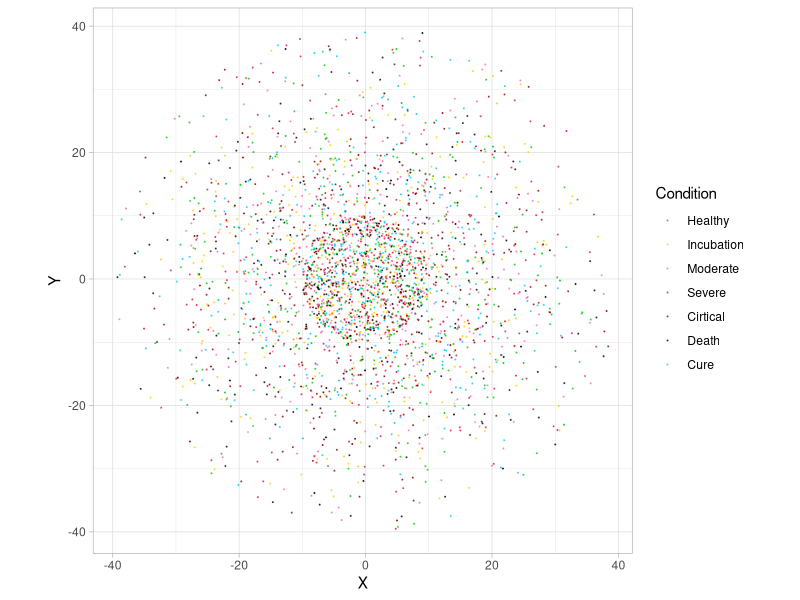
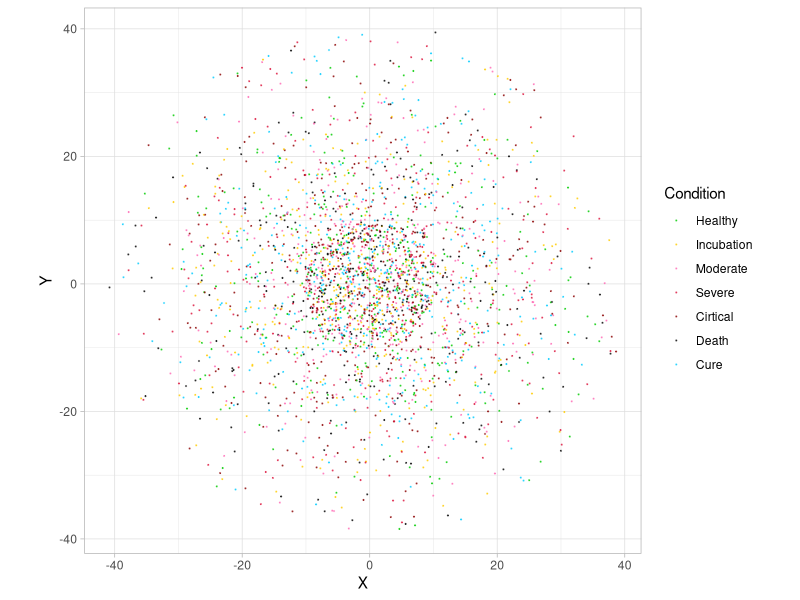
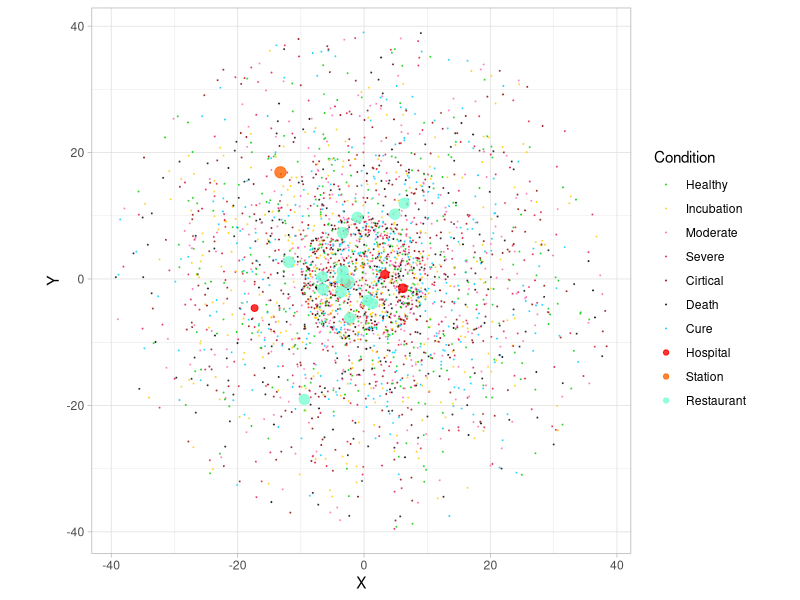

These charts were generated, in order, by the following R code: (Note: this script raises an error after producing the figures.)
## ---- chunk 1
knitr::opts_chunk$set(echo = TRUE)
## ---- chunk 2
library(tidyverse)
library(ggplot2)
library(gganimate)
library(magick)
library(proxy)

my_theme = theme_light() + theme(plot.title = element_text(hjust = 0.5), plot.subtitle = element_text(hjust = 0.5))
## ---- chunk 3
# N: Total number of points
# R: A vector of radius
# P: A vector of the proportion of points in each ring area
# Time: The number of days (running times)
# pc: Probability of being infected
# pr: Probability of being attracted by the restaurant
# transform_probability: A data frame contains the probability of symptom changes
# min_infection_range: A number indicates the minimum range of infection
# speed: A vector of movement speed of points with different symptoms
# Num_public: A number indicates the number of public places
# Hospital_capacity: A decimal indicates the ratio of hospital capacity


N = 3000
# R need to be decreasing
R = c(40,30,20,10)
# P should be the value corresponding to R
P = c(1,2,3,4)
Times = 60
pc = 0.1
pr = 0.4
transform_probability = data.frame(ease = c(0.2,0.15,0.1), worsen = c(0.3,0.5,0.8))
rownames(transform_probability) = 3:5
min_infection_range = 1e-2
speed = c(1, 1, 0.8, 0.3, 0.1, 0, 1)
Num_public = 20
Hospital_capacity = 0.01
## ---- chunk 4
calculate_alpha = function(N, R, P, c){
  # N: Total number of points
  # R: A vector of radius
  # P: A vector of the proportion of points in each ring area
  # c: Correction coefficient
  
  L = length(R)
  population = P/sum(P)*N
  S = R^2
  area = S - c(S[2:L],0)
  density = population/area
  ratio = density / c(0, density[1:(L-1)])
  alpha = 1/ratio*c
  
  return(alpha)
}
## ---- chunk 5
# alpha: A vector of probability of being able to get out of the wall

# alpha should be the value corresponding to R
# This 1.25 is calculate by whole_data when only calculate step 1 to 4
# To let the number of points in each ring after 300 runnings is still the same 
alpha = calculate_alpha(N, R, P, 1.25)
## ---- chunk 6
random_point_circle = function(R, N, x_center = 0, y_center = 0){
  # R: Radiu
  # N: Number of points
  
  if(length(R) != 1)
    stop('Length of R is not 1 in random_point_circle!')
  if(length(N) != 1)
    stop('Length of N is not 1 in random_point_circle!')
  if(N == 0)
    return(data.frame(X = NULL, Y = NULL))
  
  U = runif(N, 0, R^2)
  A = runif(N, 0 ,2*pi)
  X = sqrt(U)*cos(A) + x_center
  Y = sqrt(U)*sin(A) + y_center
  return(data.frame(X = X, Y = Y))
}
## ---- chunk 7
intialize_points = function(N, R, P){
  # N: Total number of points
  # R: A vector of radius
  # P: A vector of the proportion of points in each ring area
  
  if(length(N) != 1)
    stop('Length of N is not 1 in intialize_points!')
  if(length(R) != length(P))
    stop('R and P have different length in intialize_points!')
  if(length(R) == 0)
    stop('Length of R is 0 in intialize_points!')
  
  L = length(R)
  S = R^2
  
  S = S/sum(S)
  P = P/sum(P)
  
  if(mean(P/S == sort(P/S)) != 1)
    stop('The proportion of area is not increasing in intialize_points!')
  
  data = data.frame(X = NULL, Y = NULL)
  
  number_of_points = rep(0, L)
  for(i in 1:L){
    total_area = S[i]
    if(i == L){
      current_area = S[i]
    } else{
      current_area = S[i]-S[i+1]
    }
    need_points = P[i]*N - number_of_points[i]
    generate_points = round(need_points / current_area * total_area)
    data = rbind(data, random_point_circle(R[i],  generate_points))
    if(i == L){
      number_of_points[L] = number_of_points[L] + generate_points 
    } else{
      number_of_points[i:L] = number_of_points[i:L] + round((S[i:L] - c(S[(i+1):L],0)) / total_area * generate_points)
    }

  }
  
  return(list(data, number_of_points))
}
## ---- chunk 8
intialize = intialize_points(N, R, P)
data = intialize[[1]]
# To check if the number of data is right
number_of_points = intialize[[2]]
number_of_points
P/sum(P)*N
## ---- chunk 9
# To check the number of data in each ring
check_data = data %>% mutate(Radiu = sqrt(X^2+Y^2))
check_data %>% filter(Radiu<R[1]) %>% nrow()
check_data %>% filter(Radiu<R[2]) %>% nrow()
check_data %>% filter(Radiu<R[3]) %>% nrow()
check_data %>% filter(Radiu<R[4]) %>% nrow()
## ---- chunk 10
plot_points = function(data, condition){
  # data: A data frame contains X and Y in first 2 column
  # condition: A vector contains 7 factors of illness
  
  c = colnames(data)
  if(c[1] != 'X' | c[2] != 'Y')
    stop('Wrong name in data in plot_points!')
  
  if(nrow(data) != length(condition %>% unlist))
    stop('Wrong nrow of condition in plot_points!')
  
  t = tibble(X = data$X, Y = data$Y, condition = factor(condition, levels = 1:7))
  g = t %>%
    ggplot(aes(x = X, y = Y, color = condition)) + 
    geom_point(size = 0.1, alpha = 0.6) + 
    scale_color_manual(values = c('#00CC00', '#FFCC00', '#FF69B4', '#DC143C', '#8B0000', '#000000', '#00CCFF'), labels = c('Healthy', 'Incubation', 'Moderate', 'Severe', 'Cirtical', 'Death', 'Cure'), name = 'Condition') + 
    coord_fixed() + 
    my_theme
  g
}
## ---- chunk 11
# Condition meaning and color
# 1: Healthy, '#00CC00', Electric Green
# 2: Incubation period, '#FFCC00', Tangerine Yellow
# 3: Moderate, '#FF69B4', Hot Pink
# 4: Severe, '#DC143C', Crimson
# 5: Cirtical, '#8B0000', Dark Red
# 6: Death, '#000000', Black
# 7: Cure, '#00CCFF', Deep Sky Blue

test_condition = sample(1:7, N, replace = TRUE) 
plot_points(data, test_condition)
## ---- chunk 12
random_walk = function(data, v){
  # data: A data frame contains X and Y in first 2 column
  # v: A vector contains the speed of points
  
  N = nrow(data)
  if(N != length(v %>% unlist))
    stop('Wrong nrow of v in Random_Walk!')
  
  distance = rnorm(N, v, sd = v/1.5)
  distance[distance < 0] = 0
  
  A = runif(N, 0 ,2*pi)
  data$X = data$X + distance * cos(A)
  data$Y = data$Y + distance * sin(A)
  
  return(data)
}
## ---- chunk 13
v = rnorm(N, 1, 0.5)
v[v < 0] = 0
new_data = random_walk(data, v)
plot_points(new_data, test_condition)
## ---- chunk 14
through_wall = function(last_data, new_data, R, alpha){
  # last_data: A data frame contains X and Y which is last position
  # new_data: A data frame contains X and Y which is new position
  # R: A vector of radius
  # alpha: A vector of probability of being able to get out of the wall
  
  last_R = sqrt(last_data$X^2 + last_data$Y^2)
  new_R = sqrt(new_data$X^2 + new_data$Y^2)
  
  R0 = c(Inf, R, 0)
  last_R0 = cut(last_R, breaks = R0, labels = (length(R)+1):1) %>% as.numeric()
  new_R0 = cut(new_R, breaks = R0, labels = (length(R)+1):1) %>% as.numeric()
  
  # wall_level: for example, R = c(40,30,20,10)
  # 1. R<10
  # 2. 10<R<20
  # 3. 20<R<30
  # 4. 30<R<40
  # 5. R>40
  
  index = which(last_R0 < new_R0)
  wall_level = last_R0[index]
  
  # To make sure alpha[1] is the wall_level 1's probability
  alpha0 = rev(alpha)
  alpha_all = alpha0[wall_level]
  
  U = runif(length(index), 0 ,1)
  
  index_run = which(U > alpha_all)
  wall_level_run = wall_level[index_run]
  index_run = index[index_run]
  
  distance = new_data[index_run,c('X', 'Y')] - last_data[index_run,c('X', 'Y')]
  distance = sqrt(distance$X^2 + distance$Y^2)
  
  R1 = last_R[index_run]
  R2 = new_R[index_run]
  rest_distance = distance/(R1+R2)*R2
  
  ratio = (1-2*rest_distance/new_R[index_run])
  ratio = ifelse(ratio < -0.5, -0.5, ratio)
  
  new_data[index_run,] = new_data[index_run,] * ratio
  
  return(new_data)
}
## ---- chunk 15
initialize_infector = function(condition, n){
  # condition: A vector contains 7 factors of illness and its duration
  # n : Number of infectors in first day
  
  index = sample(1:nrow(condition), n, replace = FALSE)
  condition[index, 1] = 2
  
  return(condition)
}
## ---- chunk 16
pairwise_dist = function(data1, data2){
  # data1: A data frame contains X and Y which is the position
  # data2: A data frame contains X and Y which is the position
  
  Dist_matrix = as.matrix(proxy::dist(data1, data2))
  
  return(Dist_matrix)
}
## ---- chunk 17
infection = function(data, v, condition, infectious_ability, protection_ability){
  # data: A data frame contains X and Y which is the position
  # v: A vector contains the speed of points
  # condition: A vector contains 7 factors of illness and its duration

  incubation_infection = ifelse(condition$duration > 3, 1, 0)
  incubation_index = which(condition$condition == 2)
  
  # Condition infection speed
  # 1: Healthy, 0
  # 2: Incubation period, 1 if duration > 3, 0 else
  # 3: Moderate, 1
  # 4: Severe, 1.5
  # 5: Cirtical, 2
  # 6: Death, 0
  # 7: Cure, 0
  
  infection_speed = sapply(condition$condition, function(x) switch(x, '1' = 0,'2' = 1, '3' = 1, '4' = 1.5, '5' = 2, '6' = 0, '7' =  0))
  infection_speed[incubation_index] = infection_speed[incubation_index] * incubation_infection[incubation_index]
  
  infection_index = which(infection_speed > 0)
  infection_length = length(infection_index)
  canbe_infected_index = which(condition$condition == 1)
  canbe_infected_length = length(canbe_infected_index)
  
  if(infection_length == 0)
    return(condition)
  
  distance = pairwise_dist(data[infection_index,], data[canbe_infected_index,])
  
  infection_change = function(condition2,infectious_ability2, protection_ability2, pc, infection_radius){
    
    infection_radius = v[infection_index] * infection_speed[infection_index] * infectious_ability2[infection_index] * protection_ability2[infection_index] * infection_radius + min_infection_range
    infection_radius = matrix(rep(infection_radius, canbe_infected_length), nr = infection_length)
    
    possible_infection = which(distance<infection_radius, arr.ind = TRUE)
    possible_infection = possible_infection[,2] %>% unique()
  
    U = runif(length(possible_infection), 0, 1)
  
    protect_value = protection_ability2[colnames(distance)[possible_infection] %>% as.numeric()]
    confirmed_infection = possible_infection[U < pc * protect_value]
    confirmed_infection = colnames(distance)[confirmed_infection] %>% as.numeric()
    
    condition2[confirmed_infection, ] = data.frame(condition = 2, duration = 0)
    
    return(condition2)
  }
  
  condition = infection_change(condition, infectious_ability, protection_ability, pc, 1)
  condition = infection_change(condition, infectious_ability, protection_ability, pc/4, 2)
  
  return(condition)
}
## ---- chunk 18
symptom_change = function(condition, v, new_condition, new_v, now, ease, worsen, nochange_day = 3){
  index = which(condition$condition == now & condition$duration > nochange_day)
  l = length(index)
  
  U = runif(l, 0 ,1)
  ease_index = index[U < transform_probability[as.character(now),1]]
  worsen_index = index[U > 1-transform_probability[as.character(now),2]]
    
  new_condition[ease_index,] = data.frame(condition = ease, duration = 0)
  new_condition[worsen_index,] = data.frame(condition = worsen, duration = 0)
  new_v[ease_index] = v[ease_index] * speed[ease]/speed[now]
  new_v[worsen_index] = v[worsen_index] * speed[worsen]/speed[now]
    
  return(list(new_condition, new_v))
}
## ---- chunk 19
condition_change = function(condition, v, transform_probability, speed){
  # condition: A vector contains 7 factors of illness and its duration
  # v: A vector contains the speed of points
  # transform_probability: A data frame contains the probability of symptom changes
  # speed: A vector of movement speed of points with different symptoms
  
  new_condition = condition
  new_v = v
  
  # End of incubation period, condition 2->3
  incubation_index = which(condition$condition == 2)
  incubation_length = length(incubation_index)
  
  U = rnorm(incubation_length, 7, 2)
  symptom_date = ifelse(U < 3 ,3, U)
  symptom_index = incubation_index[condition$duration[incubation_index] > symptom_date]
  
  new_condition[symptom_index,] = data.frame(condition = 3, duration = 0)
  new_v[symptom_index] = v[symptom_index] * speed[3]/speed[2]
  
  # End of a symptom period, condition 3,4,5 -> (7,4) (3,5) (4,6)
  temp = symptom_change(condition, v, new_condition, new_v, 3, 7, 4)
  new_condition = temp[[1]]
  new_v = temp[[2]]
  
  temp = symptom_change(condition, v, new_condition, new_v, 4, 3, 5)
  new_condition = temp[[1]]
  new_v = temp[[2]]
  
  temp = symptom_change(condition, v, new_condition, new_v, 5, 6, 4)
  new_condition = temp[[1]]
  new_v = temp[[2]]
  
  return(list(new_condition, new_v))
}
## ---- chunk 20
random_public_place = function(R, class, capacity, x_center = 0, y_center = 0){
  # R: Radiu
  # class: A number indicates the category of public_place
  # capacity: A number indicates the number of maximum points in this place
  
  if(length(R) != 1)
    stop('Length of R is not 1 in random_public_place!')
  if(!class %in% 1:3)
    stop('Class is not right in random_public_place!')
  if(capacity <= 0)
    stop('Capacity is not right in random_public_place!')
  
  # class:
  # 1: Hospital, To increase the probability of healing
  # 2: Train Station: To let people leave and come
  # 3: Restaurant/School/Supermarket: Crowded locations
  
  A = runif(1, 0 ,2*pi)
  X = R*cos(A) + x_center
  Y = R*sin(A) + y_center
  return(data.frame(X = X, Y = Y, Class = class, Capacity = capacity))
}
## ---- chunk 21
intialize_public_place = function(R, P, N, Num_public, Hospital_capacity){
  # N: Total number of points
  # R: A vector of radius
  # P: A vector of the proportion of points in each ring area
  # Num_public: A number indicates the number of public places
  # Hospital_capacity: A decimal indicates the ratio of hospital capacity
  
  if(Num_public < 2)
    stop('The number of public place is too less in intialize_public_place!')
  if(Hospital_capacity > 1 | Hospital_capacity < 0)
    stop('The capacity of hospital is wrong in intialize_public_place!')
  
  data_public = data.frame(X = NULL, Y = NULL, Class = NULL, Capacity = NULL)
  
  L = length(R)
  population = P/sum(P)*N
  S = R^2
  area = S - c(S[2:L],0)
  density = population/area
  density = density/sum(density)
  density_cumsum = c(0, cumsum(density))
  
  U = runif(1, 0, 1)
  data_station = random_public_place((R[L-2] - R[L])*U + R[L], 2, N/100)
  data_public = rbind(data_public, data_station)
  
  num_hospital = ceiling((Num_public-1)/5)
  num_school = Num_public - 1 - num_hospital
  
  build_public = function(class2, capacity2, num2){
    
    data_public2 = data.frame(X = NULL, Y = NULL, Class = NULL, Capacity = NULL)
    
    capacity_num = capacity2/num2
    capacity_num = rnorm(num2, capacity_num, capacity_num/3)
    capacity_num[capacity_num<1] = 1
    capacity_num = round(capacity_num)
    
    U = runif(num2, 0 ,1)
    pos = sapply(U, function(x) mean(x>density_cumsum)*(L+1))
    
    U = runif(num2, 0 ,1)
    for(i in 1:num2){
      R0 = c(R, 0)
      R_i = (R0[pos[i]] - R0[pos[i]+1])*U[i] + R0[pos[i]+1]
      data_place = random_public_place(R_i, class2, capacity_num[i])
      data_public2 = rbind(data_public2, data_place)
    }
    return(data_public2)
  }
  
  data_hospital = build_public(1, N*Hospital_capacity, num_hospital)
  data_school = build_public(3, N*Hospital_capacity*10, num_school)
  
  data_public = rbind(data_public, data_hospital)
  data_public = rbind(data_public, data_school)
  
  data_public = cbind(data_public, Current = 0, Index = 1:nrow(data_public))
  
  return(data_public)
}
## ---- chunk 22
plot_points = function(data, condition, data_public){
  # data: A data frame contains X and Y in first 2 column
  # condition: A vector contains 7 factors of illness and its duration
  # data_public: A data frame contains X, Y, class and condition.
  
  c = colnames(data)
  if(c[1] != 'X' | c[2] != 'Y')
    stop('Wrong name in data in plot_points!')
  
  if(nrow(data) != length(condition %>% unlist))
    stop('Wrong nrow of condition in plot_points!')
  
  data_public$Class = factor(data_public$Class, levels = 1:3, labels = c('Hospital', 'Station', 'Restaurant'))
  
  t = tibble(X = data$X, Y = data$Y, condition = factor(condition, levels = 1:7))
  g = t %>%
    ggplot(aes(x = X, y = Y, color = condition)) + 
    geom_point(size = 0.1, alpha = 0.6) + 
    geom_point(data = data_public, aes(x = X, y = Y, size = log(Capacity), color = Class), alpha = 0.8) + 
    scale_color_manual(values = c('1' = '#00CC00', '2' = '#FFCC00', '3' = '#FF69B4', '4' = '#DC143C', '5' = '#8B0000', '6' = '#000000', '7' = '#00CCFF', 'Hospital' = '#FF0000', 'Station' = '#FF6600', 'Restaurant' = '#7FFFD4'), labels = c('Healthy', 'Incubation', 'Moderate', 'Severe', 'Cirtical', 'Death', 'Cure', 'Hospital', 'Station', 'Restaurant'), name = 'Condition') +
    scale_size(range = c(2,3.5), name = 'Capacity', guide = FALSE) + 
    coord_fixed() + 
    my_theme
  g
}
## ---- chunk 23
# Condition meaning and color
# 1: Healthy, '#00CC00', Electric Green
# 2: Incubation period, '#FFCC00', Tangerine Yellow
# 3: Moderate, '#FF69B4', Hot Pink
# 4: Severe, '#DC143C', Crimson
# 5: Cirtical, '#8B0000', Dark Red
# 6: Death, '#000000', Black
# 7: Cure, '#00CCFF', Deep Sky Blue
# Hospital, '#FF0000', Red
# Station, '#FF6600', Safety Orange
# Restaurant, '#7FFFD4', Aquamarine


data_public = intialize_public_place(R, P, N, Num_public,Hospital_capacity)
plot_points(data, test_condition, data_public)
## ---- chunk 24
moveto_restaurant = function(last_data, new_data, data_public, people_duration, before_place_info, v, condition){
  # last_data: A data frame contains X and Y which is last position
  # new_data: A data frame contains X and Y which is new position
  # data_public: A data frame contains X, Y, class and condition.
  # people_duration: A data frame contains each points' place and duration
  # before_place_info: A data frame contains info of points before move to place.
  # v: A vector contains the speed of points
  # condition: A vector contains 7 factors of illness and its duration
  
  data_public2 = data_public %>% filter(Class == 3)
  
  n_public = nrow(data_public2)
  N = nrow(last_data)
  
  distance = pairwise_dist(last_data, data_public2[,c('X', 'Y')])
  
  influence_dist = matrix(rep(v*3, n_public), nc = n_public)
  influence_index = which(distance<influence_dist, arr.ind = TRUE)
  
  possible_index = which(people_duration$place == 0 & people_duration$duration > 4)
  influence_index = influence_index[influence_index[, 1] %in% possible_index,]
  influence_index = matrix(influence_index, nc = 2)
  
  if(nrow(influence_index) == 0)
    return(list(new_data, before_place_info, v, data_public, people_duration))
  
  U = runif(nrow(influence_index), 0, 1)
  
  confirmed_index = influence_index[U < pr,]
  notdupli = !duplicated(confirmed_index[,1])
  cr = confirmed_index[notdupli,1]
  cc = confirmed_index[notdupli,2]
  
  rest_capacity = data_public2[unique(cc),]$Capacity - data_public2[unique(cc),]$Current
  need_capacity = table(cc)
  
  min_capacity = sapply(1:length(unique(cc)),function(x) min(rest_capacity[x], need_capacity[x]))
  permision = sapply(1:length(unique(cc)), function(x) c(rep(TRUE, min_capacity[x]), rep(FALSE, max(need_capacity[x]-min_capacity[x], 0)))) %>% unlist()
  
  data_public2[unique(cc), 'Current'] = data_public2[unique(cc), 'Current'] + min_capacity
  
  cr = cr[permision]
  cc = cc[permision]
  
  before_info = data.frame(index = cr, X = new_data[cr, 'X'], Y = new_data[cr, 'Y'], v = v[cr], condition = condition$condition[cr])
  before_place_info = rbind(before_place_info, before_info)
  
  d =  data_public2[cc, c('X', 'Y')]
  rownames(d) = cr
  
  new_data[cr, ] = d
  v[cr] = 0
  data_public[data_public$Class == 3,] = data_public2
  people_duration[cr,] = data.frame(place = rep(3, length(cr)), place_index = data_public2[cc, 'Index'] ,duration = rep(0, length(cr)))
  
  return(list(new_data, before_place_info, v, data_public, people_duration))
}
## ---- chunk 25
outof_restaurant = function(data, data_public, people_duration, before_place_info, v, condition){
  # data: A data frame contains X and Y 
  # data_public: A data frame contains X, Y, class and condition.
  # people_duration: A data frame contains each points' place and duration
  # before_place_info: A data frame contains info of points before move to place.
  # v: A vector contains the speed of points
  # condition: A vector contains 7 factors of illness and its duration
  
  in_restaurant_index = which(people_duration$place == 3)
  possible_out_index = in_restaurant_index[people_duration[in_restaurant_index, 'duration'] > 3]
  
  num_index = length(possible_out_index)
  
  if(num_index == 0)
    return(list(data, before_place_info, v, data_public, people_duration))
  
  U = runif(num_index, 0, 1)
  confirmed_out_index = possible_out_index[U < pr]
  
  d = before_place_info %>% filter(index %in% confirmed_out_index) %>% arrange(index)
  
  data[confirmed_out_index,] = d[, c('X', 'Y')]
  
  v[confirmed_out_index] = d[, 'v'] * speed[condition$condition[confirmed_out_index]] / speed[d$condition]
  
  out_num = people_duration[confirmed_out_index,]$place_index %>% table()
  reduce_index = which(data_public$Index %in% names(out_num))
  data_public[reduce_index, 'Current'] = data_public[reduce_index, 'Current'] - out_num
  
  people_duration[confirmed_out_index,] = data.frame(place = 0, place_index = 0, duration = 0)
  
  before_info_delete_index = which(before_place_info$index %in% confirmed_out_index)
  before_place_info = before_place_info[-before_info_delete_index, ]
  
  return(list(data, before_place_info, v, data_public, people_duration))
}
## ---- chunk 26
simulation_points = function(N, R, P, Times){
  # N: Total number of points
  # R: A vector of radius
  # P: A vector of the proportion of points in each ring area
  # Time: The number of days (running times)
  
  Start_time = Sys.time()
  
  whole_data = data.frame(X = NULL, Y = NULL, Condition = NULL, Time = NULL)
  # Step 1
  intialize = intialize_points(N, R, P)
  data = intialize[[1]]
  # Step 5
  condition = data.frame(condition = rep(1, N), duration = rep(0, N))
  condition = initialize_infector(condition, 5)
  
  whole_data = rbind(whole_data, cbind(data, Condition = condition$condition, Time = rep(0, N)))
  # Step 3
  v = rnorm(N, 2, 0.8)
  v[v < 0] = 0
  # Step 5
  infectious_ability = rep(1, N)
  protection_ability = rnorm(N, 1, 0.3)
  protection_ability[protection_ability < 0.05] = 0.05
  protection_ability[protection_ability > 1] = 1
  # Step 7
  data_public = intialize_public_place(R, P, N, Num_public,Hospital_capacity)
  # Step 8
  people_duration = data.frame(place = rep(0, N), place_index = rep(0, N), duration = rep(0, N))
  before_place_info = data.frame(index = NULL, X = NULL, Y = NULL, v = NULL, condition = NULL)
  
  # If change nrow of data, need to change nrow of condition
  for(t in 1:Times){
    condition$duration = condition$duration + 1
    people_duration$duration = people_duration$duration + 1
    # Step 3
    new_data = random_walk(data, v)
    # Step 4
    new_data = through_wall(data, new_data, R, alpha)
    # Step 5
    condition = infection(new_data, v, condition, infectious_ability, protection_ability)
    # Step 6
    temp = condition_change(condition, v, transform_probability, speed)
    condition = temp[[1]]
    v = temp[[2]]
    # Step 8
    temp = moveto_restaurant(data, new_data, data_public, people_duration, before_place_info, v, condition)
    new_data = temp[[1]]
    before_place_info = temp[[2]]
    v = temp[[3]] 
    data_public = temp[[4]]
    people_duration = temp[[5]]
    # Step 9
    temp = outof_restaurant(new_data, data_public, people_duration, before_place_info, v, condition)
    new_data = temp[[1]]
    before_place_info = temp[[2]]
    v = temp[[3]] 
    data_public = temp[[4]]
    people_duration = temp[[5]]
    
    
    whole_data = rbind(whole_data, cbind(new_data, Condition = condition$condition, Time = rep(t, nrow(data))))
    data = new_data
  }
  
  End_time = Sys.time()
  
  check_data = data %>% mutate(Radiu = sqrt(X^2+Y^2))
  c1 = check_data %>% filter(Radiu<R[1]) %>% nrow()
  c2 = check_data %>% filter(Radiu<R[2]) %>% nrow()
  c3 = check_data %>% filter(Radiu<R[3]) %>% nrow()
  c4 = check_data %>% filter(Radiu<R[4]) %>% nrow()
  cat('Running times:',t, 'Population:', c1, c2, c3, c4, '\nUsed time: ')
  print(End_time-Start_time)
  cat('\n')
  
  return(list(whole_data, data_public))
}
## ---- chunk 27
temp= simulation_points(N, R, P, Times)
whole = temp[[1]]
data_public = temp[[2]]
## ---- chunk 28
generate_gif = function(whole_data, data_public){
  # whole_data: A data.frame contains X, Y, Condition and Time
  # data_public: A data frame contains X, Y, class and condition.
  
  data_public$Class = factor(data_public$Class, levels = 1:3, labels = c('Hospital', 'Station', 'Restaurant'))
  
  p = whole_data %>% 
    ggplot(aes(x = X, y = Y, color = factor(Condition, levels = 1:7), group = 1L)) + 
    geom_point(size = 0.1, alpha = 0.6) + 
    geom_point(data = data_public, aes(x = X, y = Y, size = log(Capacity), color = Class), alpha = 0.8) + 
    scale_color_manual(values = c('1' = '#00CC00', '2' = '#FFCC00', '3' = '#FF69B4', '4' = '#DC143C', '5' = '#8B0000', '6' = '#000000', '7' = '#00CCFF', 'Hospital' = '#FF0000', 'Station' = '#FF6600', 'Restaurant' = '#7FFFD4'), labels = c('Healthy', 'Incubation', 'Moderate', 'Severe', 'Cirtical', 'Death', 'Cure', 'Hospital', 'Station', 'Restaurant'), name = 'Condition') +  
    scale_size(range = c(2,3.5), name = 'Capacity', guide = FALSE) + 
    coord_fixed() + 
    transition_time(Time) + 
    ease_aes('linear') + 
    my_theme
  
  image <- animate(p, fps = 10, nframes = Times * 4)
  image_write(image, "output.gif")
}

## ---- chunk 29
generate_gif(whole_data, data_public)
